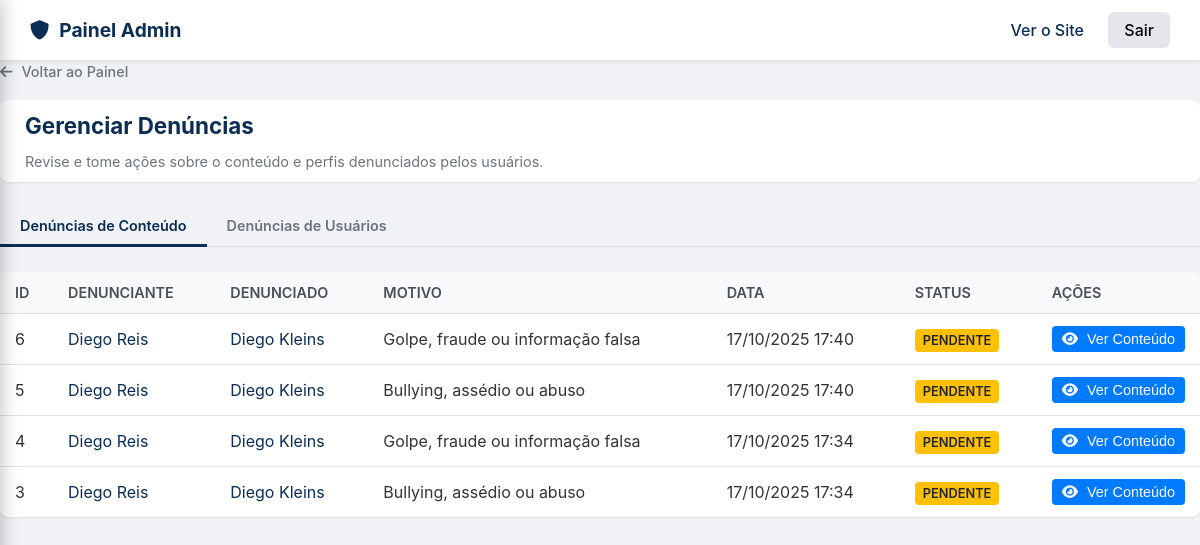
The app's page /admin/admin_denuncias.php (signed in) with its own data.
### tables this page shows
CREATE TABLE `Denuncias` (
  `id` int(11) NOT NULL,
  `id_usuario_denunciou` int(11) NOT NULL,
  `tipo_conteudo` enum('post','comentario','usuario') NOT NULL,
  `id_conteudo` int(11) NOT NULL,
  `motivo` text NOT NULL,
  `data_denuncia` timestamp NOT NULL DEFAULT current_timestamp(),
  `status` enum('pendente','revisado','ignorado','excluida_pelo_adm') NOT NULL DEFAULT 'pendente'
);

CREATE TABLE `Usuarios` (
  `id` int(11) NOT NULL,
  `nome` varchar(50) NOT NULL,
  `sobrenome` varchar(100) NOT NULL,
  `data_nascimento` date DEFAULT NULL,
  `nome_de_usuario` varchar(50) NOT NULL,
  `email` varchar(100) NOT NULL,
  `senha_hash` varchar(255) NOT NULL,
  `role` varchar(20) NOT NULL DEFAULT 'membro',
  `status` enum('ativo','suspenso') NOT NULL DEFAULT 'ativo',
  `foto_perfil_url` varchar(255) DEFAULT NULL,
  `id_bairro` int(11) DEFAULT NULL,
  `data_cadastro` timestamp NOT NULL DEFAULT current_timestamp(),
  `relacionamento` enum('Não especificado','Solteiro(a)','Em um relacionamento sério','Casado(a)','Divorciado(a)') NOT NULL DEFAULT 'Não especificado' COMMENT 'Status de relacionamento do usuário',
  `biografia` text DEFAULT NULL COMMENT 'Pequena biografia ou descrição do usuário',
  `perfil_privado` tinyint(1) NOT NULL DEFAULT 0 COMMENT '0 = Público, 1 = Privado (apenas amigos)',
  `privacidade_amigos` enum('todos','amigos','ninguem') NOT NULL DEFAULT 'amigos' COMMENT 'Define quem pode ver a lista de amigos do utilizador',
  `ultimo_acesso` timestamp NULL DEFAULT NULL COMMENT 'Timestamp da última atividade do usuário'
);

### admin/admin_denuncias.php (the view, shortened to what this page needs)
<?php
require_once __DIR__ . '/../../config/database.php';
$active_tab = $_GET['tab'] ?? 'conteudo';
?>
<!DOCTYPE html>
<html lang="pt-br">
<head>
    <link rel="stylesheet" href="assets/css/admin.css?v=2.5">
    <link rel="stylesheet" href="assets/css/components/_admin_modal.css?v=1.0">
    <link rel="stylesheet" href="https://cdnjs.cloudflare.com/ajax/libs/font-awesome/6.0.0-beta3/css/all.min.css">
</head>
<body>
    <?php
    include 'templates/admin_header.php';
    ?>
    <main class="admin-main-content">
        <a href="index.php" class="admin-back-button"><i class="fas fa-arrow-left"></i> Voltar ao Painel</a>
        <div class="admin-card">
            <h1>Gerenciar Denúncias</h1>
            <p>Revise e tome ações sobre o conteúdo e perfis denunciados pelos usuários.</p>
        </div>
        <nav class="admin-tabs">
            <a href="admin_denuncias.php?tab=conteudo" class="<?php echo ($active_tab === 'conteudo') ? 'active' : ''; ?>">
                Denúncias de Conteúdo
            </a>
            <a href="admin_denuncias.php?tab=usuarios" class="<?php echo ($active_tab === 'usuarios') ? 'active' : ''; ?>">
                Denúncias de Usuários
            </a>
        </nav>
        <?php if ($active_tab === 'usuarios'): ?>
            <?php
            $sql = "SELECT
                        d.id,
                        d.id_conteudo AS id_usuario_denunciado,
                        d.motivo,
                        d.data_denuncia,
                        d.status,
                        u_denunciante.id AS denunciante_id,
                        u_denunciante.nome AS denunciante_nome,
                        u_denunciante.sobrenome AS denunciante_sobrenome,
                        u_denunciado.nome AS denunciado_nome,
                        u_denunciado.sobrenome AS denunciado_sobrenome,
                        u_denunciado.status AS denunciado_status
                    FROM Denuncias AS d
                    JOIN Usuarios AS u_denunciante ON d.id_usuario_denunciou = u_denunciante.id
                    JOIN Usuarios AS u_denunciado ON d.id_conteudo = u_denunciado.id
                    WHERE d.tipo_conteudo = 'usuario'
                    ORDER BY d.data_denuncia DESC";
            $stmt = $conn->prepare($sql);
            $stmt->execute();
            $result = $stmt->get_result();
            ?>
            <div class="admin-table-container">
                <table class="admin-table">
                    <thead>
                        <tr>
                            <th>ID</th>
                            <th>Perfil Denunciado</th>
                            <th>Denunciado por</th>
                            <th>Motivo</th>
                            <th>Data</th>
                            <th>Status Denúncia</th>
                            <th>Ações</th>
                        </tr>
                    </thead>
                    <tbody>
                        <?php if ($result && $result->num_rows > 0): ?>
                            <?php while($denuncia = $result->fetch_assoc()): ?>
                                <tr>
                                    <td><?php echo $denuncia['id']; ?></td>
                                    <td><a href="admin_editar_usuario.php?id=<?php echo $denuncia['id_usuario_denunciado']; ?>" target="_blank"><?php echo htmlspecialchars($denuncia['denunciado_nome'] . ' ' . $denuncia['denunciado_sobrenome']); ?></a></td>
                                    <td><a href="admin_editar_usuario.php?id=<?php echo $denuncia['denunciante_id']; ?>" target="_blank"><?php echo htmlspecialchars($denuncia['denunciante_nome'] . ' ' . $denuncia['denunciante_sobrenome']); ?></a></td>
                                    <td><?php echo htmlspecialchars($denuncia['motivo']); ?></td>
                                    <td><?php echo date("d/m/Y H:i", strtotime($denuncia['data_denuncia'])); ?></td>
                                    <td><span class="status-tag status-<?php echo strtolower($denuncia['status']); ?>"><?php echo ucfirst($denuncia['status']); ?></span></td>
                                    <td class="actions-cell">
                                        <?php if($denuncia['status'] === 'pendente'): ?>
                                            <a href="../api/admin/atualizar_status_denuncia.php?id=<?php echo $denuncia['id']; ?>&status=revisado" title="Marcar Denúncia como Revisada" onclick="return confirm('Marcar esta denúncia como REVISADA?');"><i class="fas fa-check"></i></a>
                                            <a href="../api/admin/atualizar_status_denuncia.php?id=<?php echo $denuncia['id']; ?>&status=ignorado" title="Ignorar Denúncia" onclick="return confirm('IGNORAR esta denúncia?');"><i class="fas fa-times"></i></a>
                                            <?php $link_suspender = "../api/admin/toggle_user_status.php?id=" . $denuncia['id_usuario_denunciado'] . "&denuncia_id=" . $denuncia['id']; ?>
                                            <?php if($denuncia['denunciado_status'] === 'ativo'): ?>
                                                <a href="<?php echo $link_suspender; ?>" title="Suspender Usuário" onclick="return confirm('SUSPENDER o usuário denunciado? A denúncia será marcada como revisada.');"><i class="fas fa-user-slash"></i></a>
                                            <?php else: ?>
                                                <a href="<?php echo $link_suspender; ?>" title="Reativar Usuário"><i class="fas fa-user-check"></i></a>
                                            <?php endif; ?>
                                        <?php else: ?>
                                            <span>-</span>
                                        <?php endif; ?>
                                    </td>
                                </tr>
                            <?php endwhile; ?>
                        <?php else: ?>
                            <tr>
                                <td colspan="7">Nenhuma denúncia de usuário encontrada.</td>
                            </tr>
                        <?php endif; ?>
                    </tbody>
                </table>
            </div>
            <?php $stmt->close(); ?>
        <?php else: ?>
            <?php
            $sql = "SELECT
                        d.id,
                        d.tipo_conteudo,
                        d.id_conteudo,
                        d.motivo,
                        d.data_denuncia,
                        d.status,
                        u_denunciante.id as denunciante_id,
                        u_denunciante.nome AS denunciante_nome,
                        u_denunciante.sobrenome AS denunciante_sobrenome,
                        u_denunciado.id AS denunciado_id,
                        u_denunciado.nome AS denunciado_nome,
                        u_denunciado.sobrenome AS denunciado_sobrenome
                    FROM Denuncias AS d
                    JOIN Usuarios AS u_denunciante ON d.id_usuario_denunciou = u_denunciante.id
                    LEFT JOIN Postagens p ON d.id_conteudo = p.id AND d.tipo_conteudo = 'post'
                    LEFT JOIN Comentarios c ON d.id_conteudo = c.id AND d.tipo_conteudo = 'comentario'
                    LEFT JOIN Usuarios u_denunciado ON u_denunciado.id = COALESCE(p.id_usuario, c.id_usuario, IF(d.tipo_conteudo = 'usuario', d.id_conteudo, NULL))
                    WHERE d.status = 'pendente' AND d.tipo_conteudo IN ('post', 'comentario')
                    GROUP BY d.id
                    ORDER BY d.data_denuncia DESC";
            $stmt = $conn->prepare($sql);
            $stmt->execute();
            $result = $stmt->get_result();
            ?>
            <div class="admin-table-container">
                <table class="admin-table">
                    <thead>
                        <tr>
                            <th>ID</th>
                            <th>Denunciante</th>
                            <th>Denunciado</th>
                            <th>Motivo</th>
                            <th>Data</th>
                            <th>Status</th>
                            <th>Ações</th>
                        </tr>
                    </thead>
                    <tbody>
                        <?php if ($result && $result->num_rows > 0): ?>
                            <?php while($denuncia = $result->fetch_assoc()): ?>
                                <tr>
                                    <td><?php echo $denuncia['id']; ?></td>
                                    <td><a href="admin_editar_usuario.php?id=<?php echo $denuncia['denunciante_id']; ?>" target="_blank"><?php echo htmlspecialchars($denuncia['denunciante_nome'] . ' ' . $denuncia['denunciante_sobrenome']); ?></a></td>
                                    <td>
                                        <?php if ($denuncia['denunciado_id']): ?>
                                            <a href="admin_editar_usuario.php?id=<?php echo $denuncia['denunciado_id']; ?>" target="_blank"><?php echo htmlspecialchars($denuncia['denunciado_nome'] . ' ' . $denuncia['denunciado_sobrenome']); ?></a>
                                        <?php else: ?>
                                            <span>Usuário não encontrado</span>
                                        <?php endif; ?>
                                    </td>
                                    <td><?php echo htmlspecialchars($denuncia['motivo']); ?></td>
                                    <td><?php echo date("d/m/Y H:i", strtotime($denuncia['data_denuncia'])); ?></td>
                                    <td><span class="status-tag status-<?php echo strtolower($denuncia['status']); ?>"><?php echo ucfirst($denuncia['status']); ?></span></td>
                                    <td class="actions-cell">
                                        <button class="action-btn view-btn" data-denuncia-id="<?php echo $denuncia['id']; ?>">
                                            <i class="fas fa-eye"></i> Ver Conteúdo
                                        </button>
                                    </td>
                                </tr>
                            <?php endwhile; ?>
                        <?php else: ?>
                            <tr>
                                <td colspan="7">Nenhuma denúncia de conteúdo pendente encontrada.</td>
                            </tr>
                        <?php endif; ?>
                    </tbody>
                </table>
            </div>
        <?php endif;  ?>
    </main>
</body>
</html>

### admin/templates/admin_header.php (shortened to what this page needs)
<header class="admin-header">
    <div class="header-content">
        <a href="index.php" class="logo">
            <i class="fas fa-shield-alt"></i>
            <span class="logo-text">Painel Admin</span>
        </a>
        <nav class="desktop-nav">
            <a href="../feed.php" class="nav-link" target="_blank">Ver o Site</a>
            <a href="../api/usuarios/logout.php" class="logout-btn">Sair</a>
        </nav>
    </div>
</header>

### admin/assets/css/admin.css (style rules this page uses)
body { font-family: -apple-system, BlinkMacSystemFont, "Segoe UI", Roboto, Helvetica, Arial, sans-serif; background-color: #f0f2f5; margin: 0; color: #333; }
a { color: #0c2d54; text-decoration: none; }
.admin-header { background-color: #fff; padding: 0 30px; border-bottom: 1px solid #dddfe2; box-shadow: 0 2px 4px rgba(0, 0, 0, 0.05); position: sticky; top: 0; z-index: 1000; }
.header-content { display: flex; justify-content: space-between; align-items: center; max-width: 1400px; margin: 0 auto; height: 60px; }
.logo { display: flex; align-items: center; font-size: 1.2em; font-weight: bold; color: #0c2d54; }
.logo i { margin-right: 10px; }
.nav-link { color: #0c2d54; font-weight: 500; margin-right: 20px; }
.logout-btn { background-color: #e4e6eb; color: #050505; padding: 8px 16px; border-radius: 6px; font-weight: 500; }
.admin-back-button { display: inline-block; margin-bottom: 20px; font-size: 0.9em; font-weight: 500; color: #6c757d; transition: color 0.2s; }
.admin-back-button i { margin-right: 5px; }
.admin-card { background-color: #fff; border-radius: 8px; padding: 12px 25px; box-shadow: 0 1px 2px rgba(0,0,0,0.08); margin-bottom: 25px; }
.admin-card h1 { margin-top: 0; margin-bottom: 4px; color: #0c2d54; font-size: 1.4em; }
.admin-card p { margin-bottom: 0; font-size: 0.9em; color: #6c757d; }
.admin-table-container { background-color: #fff; border-radius: 8px; box-shadow: 0 1px 2px rgba(0,0,0,0.08); overflow-x: auto; }
.admin-table { width: 100%; border-collapse: collapse; }
.admin-table th, .admin-table td { padding: 12px 15px; text-align: left; border-bottom: 1px solid #dee2e6; vertical-align: middle; white-space: nowrap; }
.admin-table tbody tr:last-child td { border-bottom: none; }
.admin-table thead th { background-color: #f8f9fa; font-weight: 600; color: #495057; font-size: 0.9em; text-transform: uppercase; }
.role-tag, .status-tag { padding: 4px 8px; border-radius: 4px; font-size: 0.8em; font-weight: 600; color: #fff; text-transform: uppercase; }
.status-pendente { background-color: #ffc107; color: #212529; }
.actions-cell { width: 100px; text-align: center !important; }
.admin-tabs { display: flex; gap: 0px; margin-bottom: 25px; border-bottom: 1px solid #dddfe2; }
.admin-tabs a { padding: 10px 20px; text-decoration: none; color: #6c757d; font-weight: 600; font-size: 0.9em; border-bottom: 3px solid transparent; margin-bottom: -1px; }
.admin-tabs a.active { color: #0c2d54; border-bottom-color: #0c2d54; }

### admin/assets/css/components/_admin_modal.css (style rules this page uses)
.admin-table .action-btn.view-btn { background-color: #007bff; color: white; padding: 5px 10px; border: none; border-radius: 4px; cursor: pointer; font-size: 0.9em; font-weight: 500; }
.admin-table .action-btn.view-btn i { margin-right: 5px; }

### records on screen
denuncias: id "6", id_usuario_denunciou.sobrenome "Diego Reis", usuarios.nome+sobrenome "Diego Kleins", motivo "Golpe, fraude ou informação falsa", data_denuncia "17/10/2025 17:40", status "PENDENTE"
denuncias: id "5", id_usuario_denunciou.sobrenome "Diego Reis", usuarios.nome+sobrenome "Diego Kleins", motivo "Bullying, assédio ou abuso", data_denuncia "17/10/2025 17:40", status "PENDENTE"
denuncias: id "4", id_usuario_denunciou.sobrenome "Diego Reis", usuarios.nome+sobrenome "Diego Kleins", motivo "Golpe, fraude ou informação falsa", data_denuncia "17/10/2025 17:34", status "PENDENTE"
denuncias: id "3", id_usuario_denunciou.sobrenome "Diego Reis", usuarios.nome+sobrenome "Diego Kleins", motivo "Bullying, assédio ou abuso", data_denuncia "17/10/2025 17:34", status "PENDENTE"
